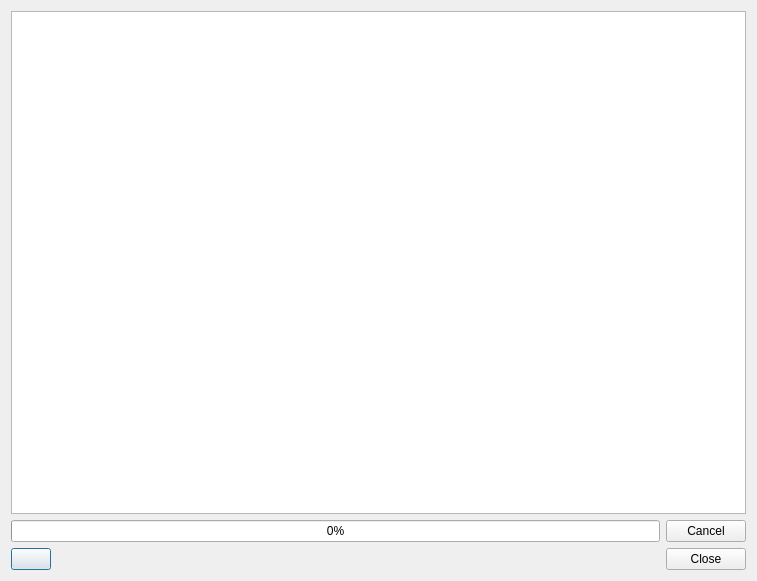
<?xml version="1.0" encoding="UTF-8"?>
<ui version="4.0">
 <class>Dialog</class>
 <widget class="QDialog" name="Dialog">
  <property name="windowModality">
   <enum>Qt::NonModal</enum>
  </property>
  <property name="geometry">
   <rect>
    <x>0</x>
    <y>0</y>
    <width>757</width>
    <height>581</height>
   </rect>
  </property>
  <property name="windowTitle">
   <string>DSGTools Dataset Conversion Tool - Summary</string>
  </property>
  <layout class="QGridLayout" name="gridLayout">
   <item row="4" column="1">
    <spacer name="horizontalSpacer">
     <property name="orientation">
      <enum>Qt::Horizontal</enum>
     </property>
     <property name="sizeHint" stdset="0">
      <size>
       <width>615</width>
       <height>20</height>
      </size>
     </property>
    </spacer>
   </item>
   <item row="4" column="0">
    <widget class="QPushButton" name="savePushButton">
     <property name="text">
      <string/>
     </property>
     <property name="icon">
      <iconset resource="../../../resources.qrc">
       <normaloff>:/plugins/DsgTools/icons/save.png</normaloff>:/plugins/DsgTools/icons/save.png</iconset>
     </property>
    </widget>
   </item>
   <item row="4" column="2">
    <widget class="QPushButton" name="closePushButton">
     <property name="text">
      <string>Close</string>
     </property>
    </widget>
   </item>
   <item row="0" column="0" colspan="3">
    <widget class="QTextBrowser" name="textBrowser"/>
   </item>
   <item row="3" column="2">
    <widget class="QPushButton" name="cancelPushButton">
     <property name="text">
      <string>Cancel</string>
     </property>
    </widget>
   </item>
   <item row="3" column="0" colspan="2">
    <widget class="QProgressBar" name="progressBar">
     <property name="value">
      <number>0</number>
     </property>
    </widget>
   </item>
  </layout>
 </widget>
 <resources>
  <include location="../../../resources.qrc"/>
 </resources>
 <connections/>
</ui>
